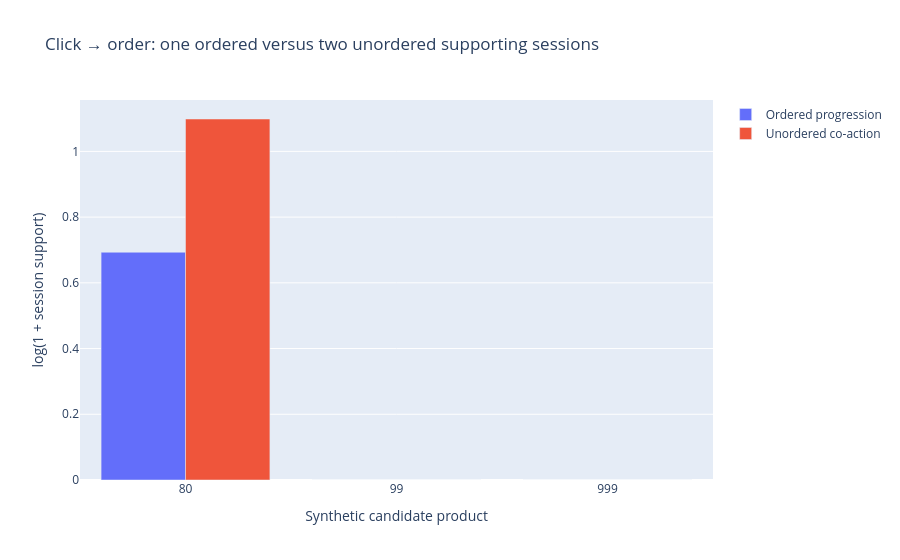

Notebook source saved alongside this figure:
### Markdown cell above
## Click → order

### Code cell
fig=go.Figure()
fig.add_trace(go.Bar(name='Ordered progression',x=candidates.astype(str),y=a[:,16]))
fig.add_trace(go.Bar(name='Unordered co-action',x=candidates.astype(str),y=b[:,16]))
fig.update_layout(title='Click → order: one ordered versus two unordered supporting sessions',barmode='group',xaxis_title='Synthetic candidate product',yaxis_title='log(1 + session support)')
show(fig)

### Figure 1 — Plotly figure (JSON) as saved in the notebook; plotly's stock layout.template omitted (floating-point values rounded to 4 significant figures)
{"data": [{"name": "Ordered progression", "type": "bar", "x": ["80", "99", "999"], "y": [0.6931, 0.0, 0.0]}, {"name": "Unordered co-action", "type": "bar", "x": ["80", "99", "999"], "y": [1.099, 0.0, 0.0]}], "layout": {"barmode": "group", "title": {"text": "Click → order: one ordered versus two unordered supporting sessions"}, "xaxis": {"title": {"text": "Synthetic candidate product"}}, "yaxis": {"title": {"text": "log(1 + session support)"}}}}
